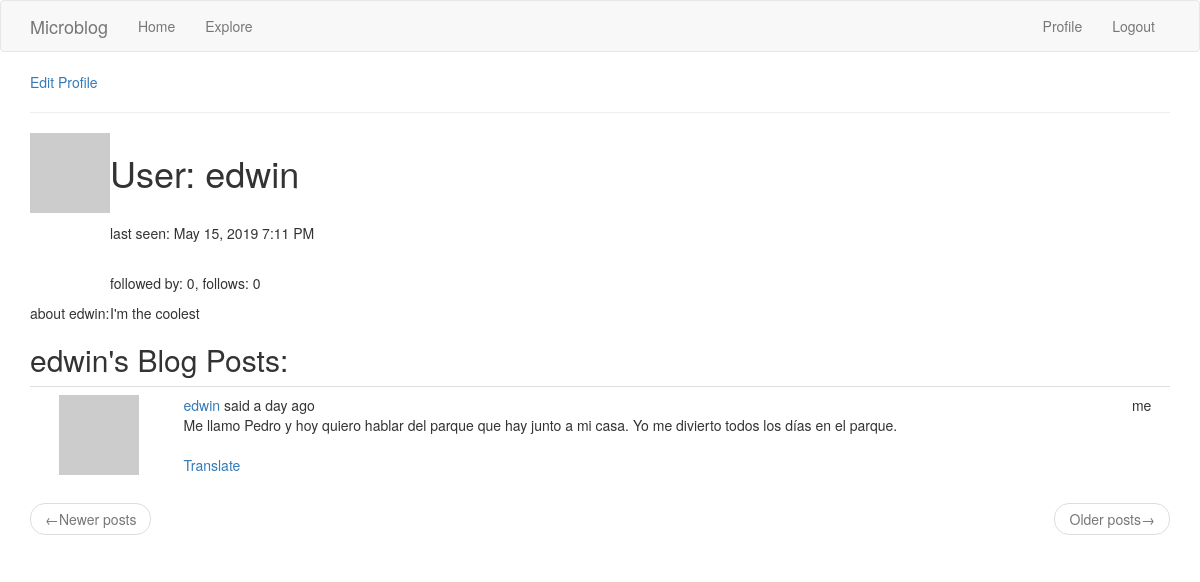
The page /user/edwin (signed in) on the database as committed earlier.
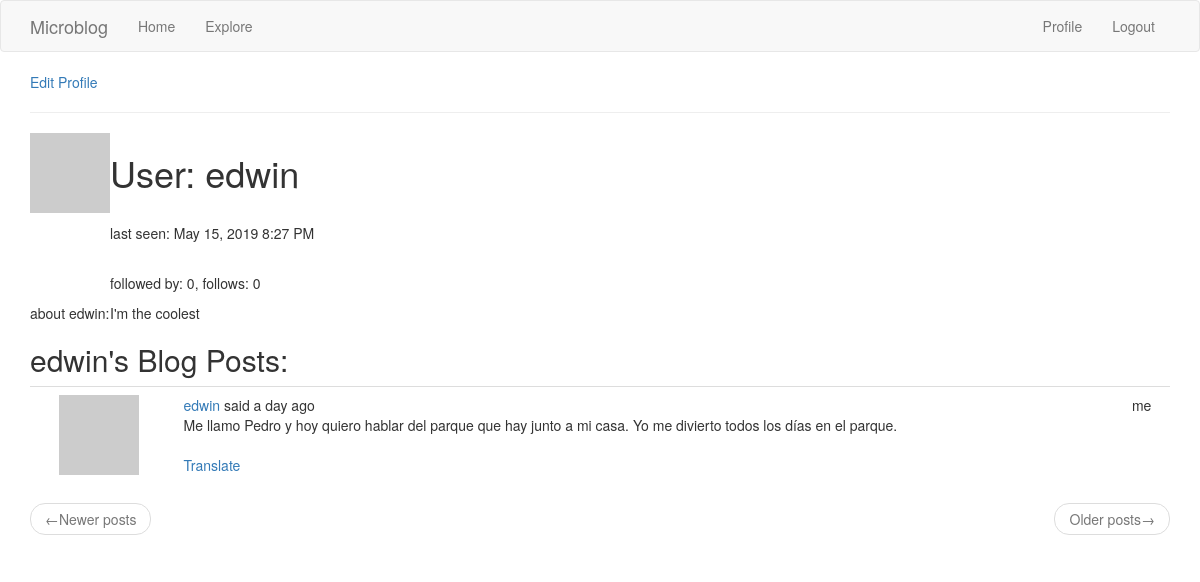
The same page on the database as committed later.
### microblog_app/models.py (models this page shows, shortened)
class User(UserMixin, db.Model): # UserMixin makes model compatible with flask-login
    id = db.Column(db.Integer, primary_key=True)  # flask login writes User.id to session
    username = db.Column(db.String(64), index=True, unique=True)
    email = db.Column(db.String(120), index=True, unique=True)
    password_hash = db.Column(db.String(128))
    posts = db.relationship('Post', backref='author', lazy='dynamic')
    about_me = db.Column(db.String(140))
    last_visited = db.Column(db.DateTime, default=datetime.utcnow())
    followed = db.relationship(
        'User', secondary=followers,
        primaryjoin=(followers.c.follower_id == id),
        secondaryjoin=(followers.c.followed_id == id),
        backref=db.backref('followers', lazy='dynamic'),
        lazy='dynamic'
    )
    def pull_avatar(self, size):
        digest = md5(self.email.lower().encode('utf-8')).hexdigest()
        return f"https://www.gravatar.com/avatar/{digest}?d=identicon&s={size}"
    def timestamp_on_request(self):  # time stamp to update last_visited in db upon request of any page
        self.last_visited = datetime.utcnow()
        db.session.commit()

class Post(db.Model):
    id = db.Column(db.Integer, primary_key=True)
    body = db.Column(db.String(140))
    timestamp = db.Column(db.DateTime, index=True, default=datetime.utcnow)  # passing a function
    user_id = db.Column(db.Integer, db.ForeignKey('user.id'))  # uses relationship
    language = db.Column(db.String(5))  # five chars for language identification

### microblog_app/routes.py (the view)
@app.route(URLRoute.user)
@login_required
def user(username):
    user = User.query.filter_by(username=username).first_or_404()  # returns either element or 404 response
    page = request.args.get('page', 1, type=int)
    posts = user.posts.order_by(Post.timestamp.desc()).paginate(
        page, app.config['POSTS_PER_PAGE'], False
    )
    next_page = url_for('explore', page=posts.next_num) if posts.has_next else None
    prev_page = url_for('explore', page=posts.prev_num) if posts.has_prev else None
    return render_template("user.html", title=_(f"{user.username}'s profile"), user=user, posts=posts.items,
                           next_page=next_page, prev_page=prev_page)

### microblog_app/models.py (called while the page is built)
@login.user_loader
def load_user(id):
    return User.query.get(int(id))

### microblog_app/routes.py (called while the page is built)
@app.before_request  # applies to all routes in the application
def before_request():
    if current_user.is_authenticated:
        current_user.timestamp_on_request()
    g.locale = str(get_locale())  # g is a static field that can hold data and is accessible between request points

### microblog_app/templates/user.html (shortened to what this page needs)
{% extends "base.html" %}
{% block app_content %}
{% if current_user == user %}
    <p><a href="{{ url_for('edit_profile') }}">{{ _('Edit Profile') }}</a></p>
{% elif current_user.is_following(user) %}
    <p><a href="{{ url_for('unfollow', username=user.username) }}">{{ _('unfollow') }}</a></p>
{% elif not current_user.is_following(user) %}
    <p><a href="{{ url_for('follow', username=user.username) }}">{{ _('follow') }}</a></p>
{% endif %}
<table>
    <tr valign="top">
        <td><img src="{{ user.pull_avatar(128) }}"></td>
        <td>
            <h1>User: {{ user.username }}</h1>
            <br>
            <p>last seen:
                {% if user.last_visited %}
                    {{ moment(user.last_visited).format('LLL') }}
                {% else %}
                    {{ _('no information') }}
                {% endif %}</p>
            <br>
            <p>
                {{ _('followed by') }}: {{ user.followers.count() }},
                {{ _('follows') }}: {{ user.followed.count()}}
            </p>
        </td>
    </tr>
    <tr>
        <td>
            {{ _('about') }} {{ user.username }}:
        </td>
        <td>
            {% if user.about_me %}
                {{ _(user.about_me) }}
            {% else %}
                {{ _('No information') }}
            {% endif %}
        </td>
    </tr>
    <hr>
</table>
<h2>{{ user.username }}'s {{ _('Blog Posts') }}:</h2>
{% include "_posts.html" %}
{% endblock %}

### microblog_app/templates/base.html (shortened to what this page needs)
{% extends 'bootstrap/base.html' %}
{% block navbar %}
    <nav class="navbar navbar-default">
        <div class="container">
            <div class="navbar-header">
                <a class="navbar-brand" href="{{ url_for('index') }}">Microblog</a>
            </div>
            <div class="collapse navbar-collapse" id="bs-example-navbar-collapse-1">
                <ul class="nav navbar-nav">
                    <li><a href="{{ url_for('index') }}">{{ _('Home') }}</a></li>
                    <li><a href="{{ url_for('explore') }}">{{ _('Explore') }}</a></li>
                </ul>
                <ul class="nav navbar-nav navbar-right">
                    {% if current_user.is_anonymous %}
                    <li><a href="{{ url_for('login') }}">{{ _('Login') }}</a></li>
                    {% else %}
                    <li><a href="{{ url_for('user', username=current_user.username) }}">{{ _('Profile') }}</a></li>
                    <li><a href="{{ url_for('logout') }}">{{ _('Logout') }}</a></li>
                    {% endif %}
                </ul>
            </div>
        </div>
    </nav>
{% endblock %}
{% block content %}
    <div class="container">
        {% block app_content %}{% endblock %}
    </div>
{% endblock %}

### microblog_app/templates/_posts.html (shortened to what this page needs)
{% if posts %}
    <table class="table table-hover">
    {% for post in posts %}
            <td valign="top">
                <td><img src="{{ post.author.pull_avatar(36) }}"></td>
                <td>
                    {{
                    _('%(username)s said %(when)s',
                    username=user_link,
                    when=moment(post.timestamp).fromNow())
                    }}
                    <br/>
                    <span id="post{{ post.id }}">
                        {{ _(post.body) }}
                    </span>
                    {% if post.language and post.language != g.locale %}
                    <br/><br/>
                    <span id="translation{{ post.id }}">
                        <a href="javascript:translate(
                                                        '#post{{ post.id }}',
                                                        '#translation{{ post.id }}',
                                                        '{{ post.language }}',
                                                        '{{ g.locale }}'
                                                    );">
                            {{ _('Translate') }}
                        </a>
                    </span>
                    {% endif %}
                </td>
                <td>
                {% if current_user.username == post.author.username %}
                    <p>{{ _('me') }}</p>
                {% elif current_user.is_following(post.author) %}
                    <a href="{{ url_for('unfollow', username=post.author.username) }}">{{ _('unfollow') }}</a>
                {% elif not current_user.is_following(post.author) %}
                    <a href="{{ url_for('follow', username=post.author.username) }}">{{ _('follow') }}</a>
                {% endif %}
                </td>
    {% endfor %}
    </table>
    <nav aria-label="...">
        <ul class="pager">
            <li class="previous {% if not prev_page %} disabled {% endif %}">
                <a href="{{ prev_page or '#' }}">
                    <span aria-hidden="true">&larr;</span>{{ _('Newer posts') }}
                </a>
            </li>
            <li class="next {% if not prev_page %} disabled {% endif %}">
                <a href="{{ next_page or '#' }}">
                    {{ _('Older posts') }}<span aria-hidden="true">&rarr;</span>
                </a>
            </li>
        </ul>
    </nav>
{% else %}
    <p>{{ _('No blog posts to show!') }}</p>
{% endif %}

Rows that differ between the two databases and show on the page:
changed User "edwin": last_visited "May 15, 2019 7:11 PM" → "May 15, 2019 8:27 PM"
